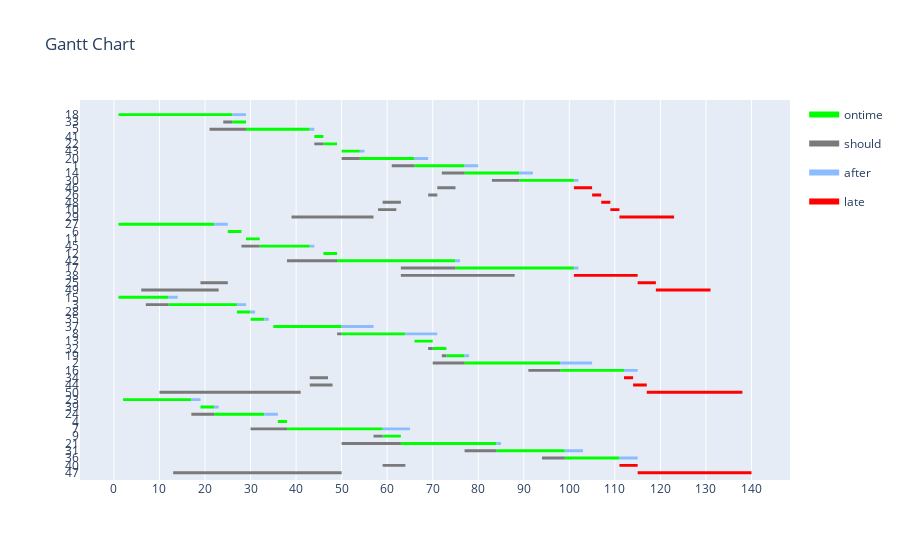

Notebook source saved alongside this figure:
### Code cell
plot_result('./input/wt/n50.txt', './output/wt/z50.txt')

### Figure 1 — Plotly figure (JSON) as saved in the notebook; plotly's stock layout.template omitted (floating-point values rounded to 4 significant figures; data arrays with more than 128 entries replaced by an {"elided": "..."} marker saying what was removed)
{"data": [{"fill": "toself", "fillcolor": "rgb(0, 255, 0)", "hoverinfo": "name", "legendgroup": "rgb(0, 255, 0)", "mode": "none", "name": "ontime", "type": "scatter", "x": {"elided": "184 int values"}, "y": {"elided": "184 float values"}}, {"fill": "toself", "fillcolor": "rgb(122, 122, 122)", "hoverinfo": "name", "legendgroup": "rgb(122, 122, 122)", "mode": "none", "name": "should", "type": "scatter", "x": {"elided": "249 int values"}, "y": {"elided": "249 float values"}}, {"fill": "toself", "fillcolor": "rgb(141, 188, 254)", "hoverinfo": "name", "legendgroup": "rgb(141, 188, 254)", "mode": "none", "name": "after", "type": "scatter", "x": {"elided": "184 int values"}, "y": {"elided": "184 float values"}}, {"fill": "toself", "fillcolor": "rgb(255, 0, 0)", "hoverinfo": "name", "legendgroup": "rgb(255, 0, 0)", "mode": "none", "name": "late", "type": "scatter", "x": [101, 105, 105, 101, 101, 105, 107, 107, 105, 105, 107, 109, 109, 107, 107, 109, 111, 111, 109, 109, 111, 123, 123, 111, 111, 101, 115, 115, 101, 101, 115, 119, 119, 115, 115, 119, 131, 131, 119, 119, 112, 114, 114, 112, 112, 114, 117, 117, 114, 114, 117, 138, 138, 117, 117, 111, 115, 115, 111, 111, 115, 140, 140, 115], "y": [38.8, 38.8, 39.2, 39.2, null, 37.8, 37.8, 38.2, 38.2, null, 36.8, 36.8, 37.2, 37.2, null, 35.8, 35.8, 36.2, 36.2, null, 34.8, 34.8, 35.2, 35.2, null, 26.8, 26.8, 27.2, 27.2, null, 25.8, 25.8, 26.2, 26.2, null, 24.8, 24.8, 25.2, 25.2, null, 12.8, 12.8, 13.2, 13.2, null, 11.8, 11.8, 12.2, 12.2, null, 10.8, 10.8, 11.2, 11.2, null, 0.8, 0.8, 1.2, 1.2, null, -0.2, -0.2, 0.2, 0.2]}, {"legendgroup": "rgb(0, 255, 0)", "marker": {"color": "rgb(0, 255, 0)", "opacity": 0, "size": 1}, "mode": "markers", "name": "", "showlegend": false, "text": [null, null, null, null, null, null, null, null, null, null, null, null, null, null, null, null, null, null, null, null, null, null, null, null, null, null, null, null, null, null, null, null, null, null, null, null, null, null, null, null, null, null, null, null, null, null, null, null, null, null, null, null, null, null, null, null, null, null, null, null, null, null, null, null, null, null, null, null, null, null, null, null, null, null], "type": "scatter", "x": [1, 26, 26, 29, 29, 43, 44, 46, 46, 49, 50, 54, 54, 66, 66, 77, 77, 89, 89, 101, 1, 22, 25, 28, 29, 32, 32, 43, 46, 49, 49, 75, 75, 101, 1, 12, 12, 27, 27, 30, 30, 33, 35, 50, 50, 64, 66, 70, 70, 73, 73, 77, 77, 98, 98, 112, 2, 17, 19, 22, 22, 33, 36, 38, 38, 59, 59, 63, 63, 84, 84, 99, 99, 111], "y": [49, 49, 48, 48, 47, 47, 46, 46, 45, 45, 44, 44, 43, 43, 42, 42, 41, 41, 40, 40, 34, 34, 33, 33, 32, 32, 31, 31, 30, 30, 29, 29, 28, 28, 24, 24, 23, 23, 22, 22, 21, 21, 20, 20, 19, 19, 18, 18, 17, 17, 16, 16, 15, 15, 14, 14, 10, 10, 9, 9, 8, 8, 7, 7, 6, 6, 5, 5, 4, 4, 3, 3, 2, 2]}, {"legendgroup": "rgb(122, 122, 122)", "marker": {"color": "rgb(122, 122, 122)", "opacity": 0, "size": 1}, "mode": "markers", "name": "", "showlegend": false, "text": [null, null, null, null, null, null, null, null, null, null, null, null, null, null, null, null, null, null, null, null, null, null, null, null, null, null, null, null, null, null, null, null, null, null, null, null, null, null, null, null, null, null, null, null, null, null, null, null, null, null, null, null, null, null, null, null, null, null, null, null, null, null, null, null, null, null, null, null, null, null, null, null, null, null, null, null, null, null, null, null, null, null, null, null, null, null, null, null, null, null, null, null, null, null, null, null, null, null, null, null], "type": "scatter", "x": [1, 1, 24, 26, 21, 29, 44, 44, 44, 46, 50, 50, 50, 54, 61, 66, 72, 77, 83, 89, 71, 75, 69, 71, 59, 63, 58, 62, 39, 57, 1, 1, 25, 25, 29, 29, 28, 32, 46, 46, 38, 49, 63, 75, 63, 88, 19, 25, 6, 23, 1, 1, 7, 12, 27, 27, 30, 30, 35, 35, 49, 50, 66, 66, 69, 70, 72, 73, 70, 77, 91, 98, 43, 47, 43, 48, 10, 41, 2, 2, 19, 19, 17, 22, 36, 36, 30, 38, 57, 59, 50, 63, 77, 84, 94, 99, 59, 64, 13, 50], "y": [49, 49, 48, 48, 47, 47, 46, 46, 45, 45, 44, 44, 43, 43, 42, 42, 41, 41, 40, 40, 39, 39, 38, 38, 37, 37, 36, 36, 35, 35, 34, 34, 33, 33, 32, 32, 31, 31, 30, 30, 29, 29, 28, 28, 27, 27, 26, 26, 25, 25, 24, 24, 23, 23, 22, 22, 21, 21, 20, 20, 19, 19, 18, 18, 17, 17, 16, 16, 15, 15, 14, 14, 13, 13, 12, 12, 11, 11, 10, 10, 9, 9, 8, 8, 7, 7, 6, 6, 5, 5, 4, 4, 3, 3, 2, 2, 1, 1, 0, 0]}, {"legendgroup": "rgb(141, 188, 254)", "marker": {"color": "rgb(141, 188, 254)", "opacity": 0, "size": 1}, "mode": "markers", "name": "", "showlegend": false, "text": [null, null, null, null, null, null, null, null, null, null, null, null, null, null, null, null, null, null, null, null, null, null, null, null, null, null, null, null, null, null, null, null, null, null, null, null, null, null, null, null, null, null, null, null, null, null, null, null, null, null, null, null, null, null, null, null, null, null, null, null, null, null, null, null, null, null, null, null, null, null, null, null, null, null], "type": "scatter", "x": [26, 29, 29, 29, 43, 44, 46, 46, 49, 49, 54, 55, 66, 69, 77, 80, 89, 92, 101, 102, 22, 25, 28, 28, 32, 32, 43, 44, 49, 49, 75, 76, 101, 102, 12, 14, 27, 29, 30, 31, 33, 34, 50, 57, 64, 71, 70, 70, 73, 73, 77, 78, 98, 105, 112, 115, 17, 19, 22, 23, 33, 36, 38, 38, 59, 65, 63, 63, 84, 85, 99, 103, 111, 115], "y": [49, 49, 48, 48, 47, 47, 46, 46, 45, 45, 44, 44, 43, 43, 42, 42, 41, 41, 40, 40, 34, 34, 33, 33, 32, 32, 31, 31, 30, 30, 29, 29, 28, 28, 24, 24, 23, 23, 22, 22, 21, 21, 20, 20, 19, 19, 18, 18, 17, 17, 16, 16, 15, 15, 14, 14, 10, 10, 9, 9, 8, 8, 7, 7, 6, 6, 5, 5, 4, 4, 3, 3, 2, 2]}, {"legendgroup": "rgb(255, 0, 0)", "marker": {"color": "rgb(255, 0, 0)", "opacity": 0, "size": 1}, "mode": "markers", "name": "", "showlegend": false, "text": [null, null, null, null, null, null, null, null, null, null, null, null, null, null, null, null, null, null, null, null, null, null, null, null, null, null], "type": "scatter", "x": [101, 105, 105, 107, 107, 109, 109, 111, 111, 123, 101, 115, 115, 119, 119, 131, 112, 114, 114, 117, 117, 138, 111, 115, 115, 140], "y": [39, 39, 38, 38, 37, 37, 36, 36, 35, 35, 27, 27, 26, 26, 25, 25, 13, 13, 12, 12, 11, 11, 1, 1, 0, 0]}], "layout": {"autosize": true, "hovermode": "closest", "showlegend": true, "title": {"text": "Gantt Chart"}, "xaxis": {"autorange": true, "range": [-7.178, 148.2], "showgrid": true, "tickformat": "%L", "ticktext": [0, 10, 20, 30, 40, 50, 60, 70, 80, 90, 100, 110, 120, 130, 140], "tickvals": [0, 10, 20, 30, 40, 50, 60, 70, 80, 90, 100, 110, 120, 130, 140], "type": "linear", "zeroline": false}, "yaxis": {"autorange": false, "range": [-1, 51], "showgrid": false, "ticktext": ["47", "40", "36", "31", "21", "9", "7", "4", "24", "39", "23", "50", "44", "34", "16", "2", "19", "32", "13", "8", "37", "35", "28", "3", "15", "49", "25", "38", "17", "42", "12", "45", "11", "6", "27", "29", "10", "48", "26", "46", "30", "14", "1", "20", "43", "22", "41", "5", "33", "18"], "tickvals": [0, 1, 2, 3, 4, 5, 6, 7, 8, 9, 10, 11, 12, 13, 14, 15, 16, 17, 18, 19, 20, 21, 22, 23, 24, 25, 26, 27, 28, 29, 30, 31, 32, 33, 34, 35, 36, 37, 38, 39, 40, 41, 42, 43, 44, 45, 46, 47, 48, 49], "type": "linear", "zeroline": false}}}
